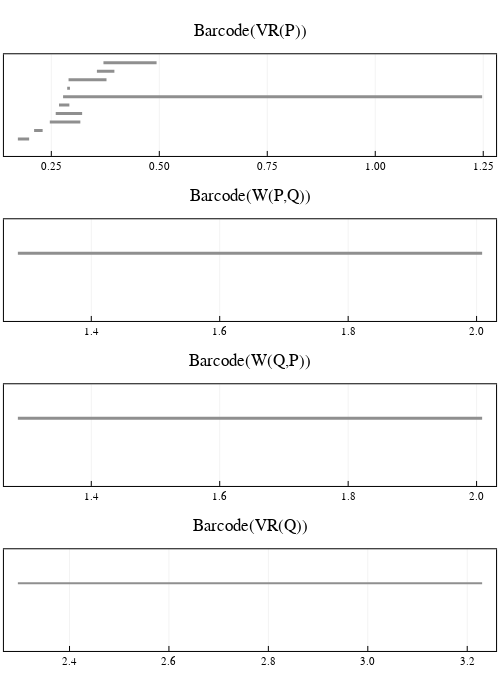

Notebook code for this chart:
### Code cell
# plot all four barcodes
barcode_P = barcode(VR_P, dim = 1)
barcode_W_PQ = barcode(W_P["eirene_output"], dim = 1)
barcode_W_QP = barcode(W_Q["eirene_output"], dim = 1)
barcode_Q = barcode(VR_Q, dim = 1)

l = grid(4,1)
p1 = plot_barcode(barcode_P, lw = 3, title = "Barcode(VR(P))", titlefontsize = 12)
p2 = plot_barcode(barcode_W_PQ, lw = 3, title = "Barcode(W(P,Q))", titlefontsize = 12)
p3 = plot_barcode(barcode_W_QP, lw = 3, title = "Barcode(W(Q,P))", titlefontsize = 12)
p4 = plot_barcode(barcode_Q, lw = 2, title = "Barcode(VR(Q))", titlefontsize = 12)
plot(p1, p2, p3, p4, layout = l, size = (500, 700))

### Figure 1 — Plotly figure (JSON) as saved in the notebook; plotly's stock layout.template omitted (floating-point values rounded to 4 significant figures)
{"data": [{"colorbar": {"title": ""}, "hoverinfo": "text", "legendgroup": "y1", "line": {"color": "rgba(143, 143, 143, 1.000)", "dash": "solid", "shape": "linear", "width": 3}, "mode": "lines", "name": "y1", "showlegend": true, "text": ["class 3", "class 3"], "type": "scatter", "x": [0.1725, 0.1986], "xaxis": "x1", "y": [1, 1], "yaxis": "y1", "zmax": null, "zmin": null}, {"colorbar": {"title": ""}, "hoverinfo": "text", "legendgroup": "y2", "line": {"color": "rgba(143, 143, 143, 1.000)", "dash": "solid", "shape": "linear", "width": 3}, "mode": "lines", "name": "y2", "showlegend": true, "text": ["class 4", "class 4"], "type": "scatter", "x": [0.2102, 0.2299], "xaxis": "x1", "y": [2, 2], "yaxis": "y1", "zmax": null, "zmin": null}, {"colorbar": {"title": ""}, "hoverinfo": "text", "legendgroup": "y3", "line": {"color": "rgba(143, 143, 143, 1.000)", "dash": "solid", "shape": "linear", "width": 3}, "mode": "lines", "name": "y3", "showlegend": true, "text": ["class 5", "class 5"], "type": "scatter", "x": [0.2465, 0.3172], "xaxis": "x1", "y": [3, 3], "yaxis": "y1", "zmax": null, "zmin": null}, {"colorbar": {"title": ""}, "hoverinfo": "text", "legendgroup": "y4", "line": {"color": "rgba(143, 143, 143, 1.000)", "dash": "solid", "shape": "linear", "width": 3}, "mode": "lines", "name": "y4", "showlegend": true, "text": ["class 6", "class 6"], "type": "scatter", "x": [0.2602, 0.3213], "xaxis": "x1", "y": [4, 4], "yaxis": "y1", "zmax": null, "zmin": null}, {"colorbar": {"title": ""}, "hoverinfo": "text", "legendgroup": "y5", "line": {"color": "rgba(143, 143, 143, 1.000)", "dash": "solid", "shape": "linear", "width": 3}, "mode": "lines", "name": "y5", "showlegend": true, "text": ["class 7", "class 7"], "type": "scatter", "x": [0.2678, 0.2918], "xaxis": "x1", "y": [5, 5], "yaxis": "y1", "zmax": null, "zmin": null}, {"colorbar": {"title": ""}, "hoverinfo": "text", "legendgroup": "y6", "line": {"color": "rgba(143, 143, 143, 1.000)", "dash": "solid", "shape": "linear", "width": 3}, "mode": "lines", "name": "y6", "showlegend": true, "text": ["class 8", "class 8"], "type": "scatter", "x": [0.2772, 1.247], "xaxis": "x1", "y": [6, 6], "yaxis": "y1", "zmax": null, "zmin": null}, {"colorbar": {"title": ""}, "hoverinfo": "text", "legendgroup": "y7", "line": {"color": "rgba(143, 143, 143, 1.000)", "dash": "solid", "shape": "linear", "width": 3}, "mode": "lines", "name": "y7", "showlegend": true, "text": ["class 1", "class 1"], "type": "scatter", "x": [0.2868, 0.2931], "xaxis": "x1", "y": [7, 7], "yaxis": "y1", "zmax": null, "zmin": null}, {"colorbar": {"title": ""}, "hoverinfo": "text", "legendgroup": "y8", "line": {"color": "rgba(143, 143, 143, 1.000)", "dash": "solid", "shape": "linear", "width": 3}, "mode": "lines", "name": "y8", "showlegend": true, "text": ["class 9", "class 9"], "type": "scatter", "x": [0.2899, 0.3778], "xaxis": "x1", "y": [8, 8], "yaxis": "y1", "zmax": null, "zmin": null}, {"colorbar": {"title": ""}, "hoverinfo": "text", "legendgroup": "y9", "line": {"color": "rgba(143, 143, 143, 1.000)", "dash": "solid", "shape": "linear", "width": 3}, "mode": "lines", "name": "y9", "showlegend": true, "text": ["class 2", "class 2"], "type": "scatter", "x": [0.3555, 0.396], "xaxis": "x1", "y": [9, 9], "yaxis": "y1", "zmax": null, "zmin": null}, {"colorbar": {"title": ""}, "hoverinfo": "text", "legendgroup": "y10", "line": {"color": "rgba(143, 143, 143, 1.000)", "dash": "solid", "shape": "linear", "width": 3}, "mode": "lines", "name": "y10", "showlegend": true, "text": ["class 10", "class 10"], "type": "scatter", "x": [0.3707, 0.4937], "xaxis": "x1", "y": [10, 10], "yaxis": "y1", "zmax": null, "zmin": null}, {"colorbar": {"title": ""}, "hoverinfo": "text", "legendgroup": "y1", "line": {"color": "rgba(143, 143, 143, 1.000)", "dash": "solid", "shape": "linear", "width": 3}, "mode": "lines", "name": "y1", "showlegend": true, "text": ["class 1", "class 1"], "type": "scatter", "x": [1.286, 2.009], "xaxis": "x2", "y": [1, 1], "yaxis": "y2", "zmax": null, "zmin": null}, {"colorbar": {"title": ""}, "hoverinfo": "text", "legendgroup": "y1", "line": {"color": "rgba(143, 143, 143, 1.000)", "dash": "solid", "shape": "linear", "width": 3}, "mode": "lines", "name": "y1", "showlegend": true, "text": ["class 1", "class 1"], "type": "scatter", "x": [1.286, 2.009], "xaxis": "x3", "y": [1, 1], "yaxis": "y3", "zmax": null, "zmin": null}, {"colorbar": {"title": ""}, "hoverinfo": "text", "legendgroup": "y1", "line": {"color": "rgba(143, 143, 143, 1.000)", "dash": "solid", "shape": "linear", "width": 2}, "mode": "lines", "name": "y1", "showlegend": true, "text": ["class 1", "class 1"], "type": "scatter", "x": [2.296, 3.23], "xaxis": "x4", "y": [1, 1], "yaxis": "y4", "zmax": null, "zmin": null}], "layout": {"annotations": [{"font": {"color": "rgba(0, 0, 0, 1.000)", "family": "sans-serif", "size": 17}, "rotation": 0, "showarrow": false, "text": "Barcode(VR(P))", "x": 0.5, "xanchor": "center", "xref": "paper", "y": 1, "yanchor": "top", "yref": "paper"}, {"font": {"color": "rgba(0, 0, 0, 1.000)", "family": "sans-serif", "size": 17}, "rotation": 0, "showarrow": false, "text": "Barcode(W(P,Q))", "x": 0.5, "xanchor": "center", "xref": "paper", "y": 0.75, "yanchor": "top", "yref": "paper"}, {"font": {"color": "rgba(0, 0, 0, 1.000)", "family": "sans-serif", "size": 17}, "rotation": 0, "showarrow": false, "text": "Barcode(W(Q,P))", "x": 0.5, "xanchor": "center", "xref": "paper", "y": 0.5, "yanchor": "top", "yref": "paper"}, {"font": {"color": "rgba(0, 0, 0, 1.000)", "family": "sans-serif", "size": 17}, "rotation": 0, "showarrow": false, "text": "Barcode(VR(Q))", "x": 0.5, "xanchor": "center", "xref": "paper", "y": 0.25, "yanchor": "top", "yref": "paper"}], "height": 700, "margin": {"b": 20, "l": 0, "r": 0, "t": 20}, "paper_bgcolor": "rgba(255, 255, 255, 1.000)", "plot_bgcolor": "rgba(255, 255, 255, 1.000)", "showlegend": false, "width": 500, "xaxis1": {"anchor": "y1", "domain": [0.007874, 0.9921], "gridcolor": "rgba(0, 0, 0, 0.100)", "gridwidth": 0.5, "linecolor": "rgba(0, 0, 0, 1.000)", "mirror": true, "range": [0.1403, 1.28], "showgrid": true, "showline": true, "showticklabels": true, "tickangle": 0, "tickcolor": "rgb(0, 0, 0)", "tickfont": {"color": "rgba(0, 0, 0, 1.000)", "family": "sans-serif", "size": 11}, "tickmode": "array", "ticks": "inside", "ticktext": ["0.25", "0.50", "0.75", "1.00", "1.25"], "tickvals": [0.25, 0.5, 0.75, 1, 1.25], "title": "", "titlefont": {"color": "rgba(0, 0, 0, 1.000)", "family": "sans-serif", "size": 15}, "type": "-", "visible": true, "zeroline": false, "zerolinecolor": "rgba(0, 0, 0, 1.000)"}, "xaxis2": {"anchor": "y2", "domain": [0.007874, 0.9921], "gridcolor": "rgba(0, 0, 0, 0.100)", "gridwidth": 0.5, "linecolor": "rgba(0, 0, 0, 1.000)", "mirror": true, "range": [1.264, 2.03], "showgrid": true, "showline": true, "showticklabels": true, "tickangle": 0, "tickcolor": "rgb(0, 0, 0)", "tickfont": {"color": "rgba(0, 0, 0, 1.000)", "family": "sans-serif", "size": 11}, "tickmode": "array", "ticks": "inside", "ticktext": ["1.4", "1.6", "1.8", "2.0"], "tickvals": [1.4, 1.6, 1.8, 2], "title": "", "titlefont": {"color": "rgba(0, 0, 0, 1.000)", "family": "sans-serif", "size": 15}, "type": "-", "visible": true, "zeroline": false, "zerolinecolor": "rgba(0, 0, 0, 1.000)"}, "xaxis3": {"anchor": "y3", "domain": [0.007874, 0.9921], "gridcolor": "rgba(0, 0, 0, 0.100)", "gridwidth": 0.5, "linecolor": "rgba(0, 0, 0, 1.000)", "mirror": true, "range": [1.264, 2.03], "showgrid": true, "showline": true, "showticklabels": true, "tickangle": 0, "tickcolor": "rgb(0, 0, 0)", "tickfont": {"color": "rgba(0, 0, 0, 1.000)", "family": "sans-serif", "size": 11}, "tickmode": "array", "ticks": "inside", "ticktext": ["1.4", "1.6", "1.8", "2.0"], "tickvals": [1.4, 1.6, 1.8, 2], "title": "", "titlefont": {"color": "rgba(0, 0, 0, 1.000)", "family": "sans-serif", "size": 15}, "type": "-", "visible": true, "zeroline": false, "zerolinecolor": "rgba(0, 0, 0, 1.000)"}, "xaxis4": {"anchor": "y4", "domain": [0.007874, 0.9921], "gridcolor": "rgba(0, 0, 0, 0.100)", "gridwidth": 0.5, "linecolor": "rgba(0, 0, 0, 1.000)", "mirror": true, "range": [2.268, 3.258], "showgrid": true, "showline": true, "showticklabels": true, "tickangle": 0, "tickcolor": "rgb(0, 0, 0)", "tickfont": {"color": "rgba(0, 0, 0, 1.000)", "family": "sans-serif", "size": 11}, "tickmode": "array", "ticks": "inside", "ticktext": ["2.4", "2.6", "2.8", "3.0", "3.2"], "tickvals": [2.4, 2.6, 2.8, 3, 3.2], "title": "", "titlefont": {"color": "rgba(0, 0, 0, 1.000)", "family": "sans-serif", "size": 15}, "type": "-", "visible": true, "zeroline": false, "zerolinecolor": "rgba(0, 0, 0, 1.000)"}, "yaxis1": {"anchor": "x1", "domain": [0.794, 0.9481], "gridcolor": "rgba(0, 0, 0, 0.100)", "gridwidth": 0.5, "linecolor": "rgba(0, 0, 0, 1.000)", "mirror": true, "range": [-1, 11], "showgrid": true, "showline": true, "showticklabels": true, "tickangle": 0, "tickcolor": "rgb(0, 0, 0)", "tickfont": {"color": "rgba(0, 0, 0, 1.000)", "family": "sans-serif", "size": 11}, "tickmode": "array", "ticks": "inside", "ticktext": [], "tickvals": [], "title": "", "titlefont": {"color": "rgba(0, 0, 0, 1.000)", "family": "sans-serif", "size": 15}, "type": "-", "visible": true, "zeroline": false, "zerolinecolor": "rgba(0, 0, 0, 1.000)"}, "yaxis2": {"anchor": "x2", "domain": [0.544, 0.6981], "gridcolor": "rgba(0, 0, 0, 0.100)", "gridwidth": 0.5, "linecolor": "rgba(0, 0, 0, 1.000)", "mirror": true, "range": [-1, 2], "showgrid": true, "showline": true, "showticklabels": true, "tickangle": 0, "tickcolor": "rgb(0, 0, 0)", "tickfont": {"color": "rgba(0, 0, 0, 1.000)", "family": "sans-serif", "size": 11}, "tickmode": "array", "ticks": "inside", "ticktext": [], "tickvals": [], "title": "", "titlefont": {"color": "rgba(0, 0, 0, 1.000)", "family": "sans-serif", "size": 15}, "type": "-", "visible": true, "zeroline": false, "zerolinecolor": "rgba(0, 0, 0, 1.000)"}, "yaxis3": {"anchor": "x3", "domain": [0.294, 0.4481], "gridcolor": "rgba(0, 0, 0, 0.100)", "gridwidth": 0.5, "linecolor": "rgba(0, 0, 0, 1.000)", "mirror": true, "range": [-1, 2], "showgrid": true, "showline": true, "showticklabels": true, "tickangle": 0, "tickcolor": "rgb(0, 0, 0)", "tickfont": {"color": "rgba(0, 0, 0, 1.000)", "family": "sans-serif", "size": 11}, "tickmode": "array", "ticks": "inside", "ticktext": [], "tickvals": [], "title": "", "titlefont": {"color": "rgba(0, 0, 0, 1.000)", "family": "sans-serif", "size": 15}, "type": "-", "visible": true, "zeroline": false, "zerolinecolor": "rgba(0, 0, 0, 1.000)"}, "yaxis4": {"anchor": "x4", "domain": [0.04399, 0.1981], "gridcolor": "rgba(0, 0, 0, 0.100)", "gridwidth": 0.5, "linecolor": "rgba(0, 0, 0, 1.000)", "mirror": true, "range": [-1, 2], "showgrid": true, "showline": true, "showticklabels": true, "tickangle": 0, "tickcolor": "rgb(0, 0, 0)", "tickfont": {"color": "rgba(0, 0, 0, 1.000)", "family": "sans-serif", "size": 11}, "tickmode": "array", "ticks": "inside", "ticktext": [], "tickvals": [], "title": "", "titlefont": {"color": "rgba(0, 0, 0, 1.000)", "family": "sans-serif", "size": 15}, "type": "-", "visible": true, "zeroline": false, "zerolinecolor": "rgba(0, 0, 0, 1.000)"}}}
